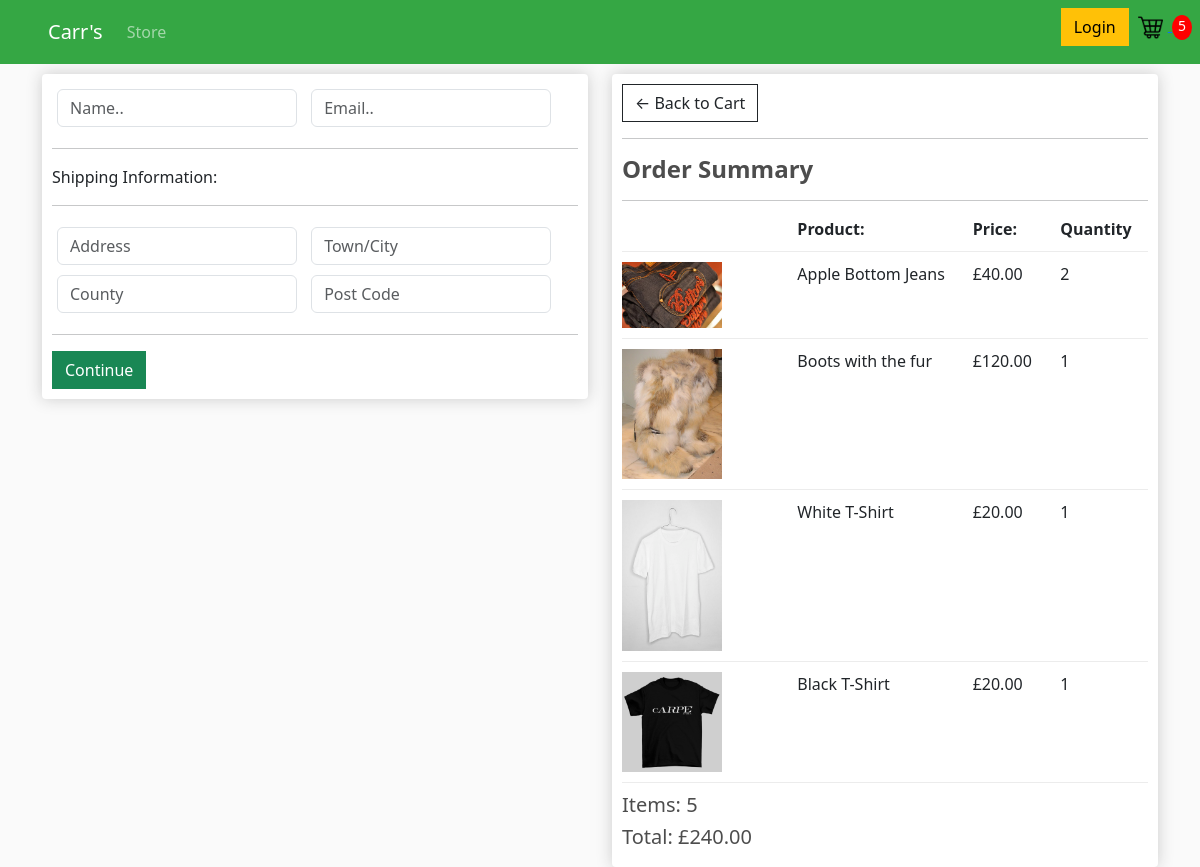
/checkout/ (signed in), run on an earlier commit of the app's database.
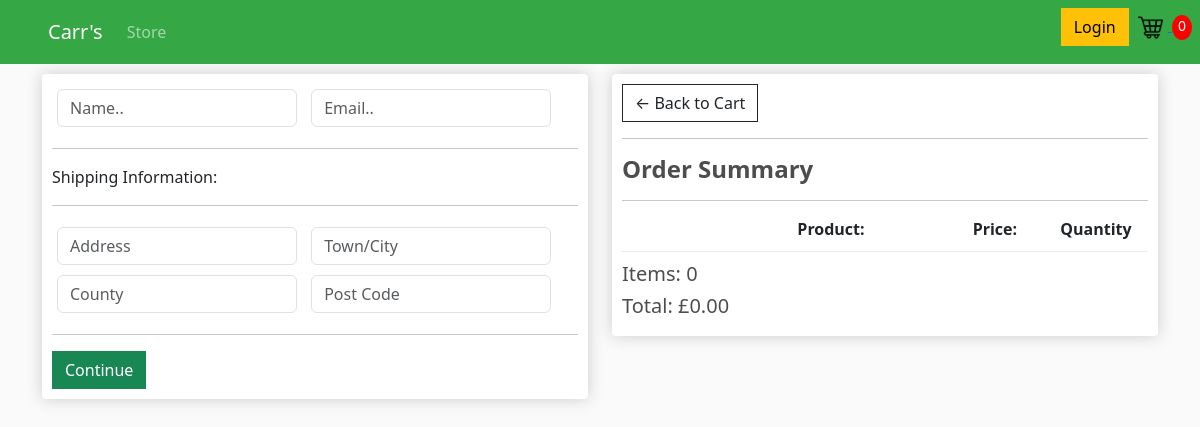
And on a later commit of the database.
### store/models.py (models this page shows, shortened)
class OrderItem(models.Model):
    product = models.ForeignKey(Product, on_delete=models.SET_NULL, blank=True, null=True)
    order = models.ForeignKey(Order, on_delete=models.SET_NULL, blank=True, null=True)
    quantity = models.IntegerField(default=0, null=True, blank=True)
    date_added = models.DateField(auto_now_add=True)
    @property
    def get_total(self):
        total = self.product.price * self.quantity
        return total

class Product(models.Model):
    name = models.CharField(max_length=100, null=True)
    price = models.FloatField()
    image = models.ImageField(null=True, blank=True)
    @property
    def imageURL(self):
        try:
            url=self.image.url
        except:
            url=''
        return url

class Order(models.Model):
    customer = models.ForeignKey(Customer, on_delete=models.SET_NULL, blank=True, null=True)
    order_date = models.DateTimeField(auto_now_add=True)
    completed = models.BooleanField(default=False, null=True, blank=False)
    transaction_id = models.CharField(max_length=100, null=True)
    @property
    def get_cart_total(self):
        orderitems = self.orderitem_set.all()
        total = sum([item.get_total for item in orderitems])
        return total
    @property
    def get_cart_items(self):
        orderitems = self.orderitem_set.all()
        total = sum([item.quantity for item in orderitems])
        return total

### store/views.py (the view)
# urls.py: path('checkout/', views.checkout, name ='checkout'),
def checkout(request):
    if request.user.is_authenticated:
        customer=request.user.customer
        order, created = Order.objects.get_or_create(customer=customer, completed=False)
        items = order.orderitem_set.all()
        cartItems = order.get_cart_items
    else:
        items = []
        order = {"get_cart_total": 0, "get_cart_items": 0}
        cartItems = order['get_cart_items']
    context = {'items':items, 'order':order, 'cartItems':cartItems}
    return render(request, 'store/checkout.html', context)

### store/templates/store/checkout.html (shortened to what this page needs)
{% extends 'store/main.html' %}
{% load static %}
{% block content %}
    <div class="row">
        <div class="col-lg-6">
            <div class="box-element" id="form-wrapper">
                <form id="form">
                    <div id="user-info">
                        <div class="form-field">
                            <input required class="form-control" type="text" name="name" placeholder="Name..">
                        </div>
                        <div class="form-field">
                            <input required class="form-control" type="email" name="email" placeholder="Email..">
                        </div>
                    </div>
                    <div id="shipping-info">
                        <hr>
                        <p>Shipping Information:</p>
                        <hr>
                        <div class="form-field">
                            <input class="form-control" type="text" name="address" placeholder="Address">
                        </div>
                        <div class="form-field">
                            <input class="form-control" type="text" name="city" placeholder="Town/City">
                        </div>
                        <div class="form-field">
                            <input class="form-control" type="text" name="county" placeholder="County">
                        </div>
                        <div class="form-field">
                            <input class="form-control" type="text" name="postcode" placeholder="Post Code">
                        </div>
                    </div>
                    <hr>
                    <input id="form-button" class="btn btn-success btn-block" type="submit" value="Continue">
                </form>
            </div>
            <br>
        </div>
        <div class="col-lg-6">
            <div class="box-element">
                <a  class="btn btn-outline-dark" href="{% url 'cart' %}">&#x2190; Back to Cart</a>
                <hr>
                <h4><strong>Order Summary</strong></h4>
                <hr>
                <div class="cart-row">
                    <div style="flex:2"></div>
                    <div style="flex:2"><strong>Product:</strong></div>
                    <div style="flex:1"><strong>Price:</strong></div>
                    <div style="flex:1"><strong>Quantity</strong></div>
                </div>
                {% for item in items %}
                <div class="cart-row">
                    <div style="flex:2"><img class="row-image" src="{{item.product.imageURL}}"></div>
                    <div style="flex:2"><p>{{item.product.name}}</p></div>
                    <div style="flex:1"><p>£{{item.product.price|floatformat:2}}</p></div>
                    <div style="flex:1"><p>{{item.quantity}}</p></div>
                </div>
                {% endfor %}
                <h5>Items:   {{order.get_cart_items}}</h5>
                <h5>Total:   £{{order.get_cart_total|floatformat:2}}</h5>
            </div>
        </div>
    </div>
{% endblock content %}

### store/templates/store/main.html (shortened to what this page needs)
<!DOCTYPE html>
{% load static %}
<html>
    <head>
        <link href="https://cdn.jsdelivr.net/npm/bootstrap@5.3.2/dist/css/bootstrap.min.css" rel="stylesheet">
        <link rel="stylesheet" type="text/css" href="{% static 'css/main.css' %}">
    </head>
    <body>
        <nav class="navbar navbar-expand-lg navbar-dark bg-dark">
            <a class="navbar-brand ms-5" href="{% url 'store' %}">Carr's</a>
            <div class="collapse navbar-collapse" id="navbarSupportedContent">
                <ul class="navbar-nav mr-auto">
                    <li class="nav-item active">
                        <a class="nav-link" href="{% url 'store' %}">Store</a>
                    </li>
                </ul>
                <div class="form-inline my-2 my-lg-0 mx-2 ms-auto">
                    <a href="#"class="btn btn-warning">Login</a>
                    <a href="{% url 'cart' %}">
                        <img  id="cart-icon" src="{% static 'images/trolley.png' %}">
                    </a>
                    <p class="ms-auto" id="cart-total">{{cartItems}}</p>
                </div>
            </div>
        </nav>
        <div class="container">
            {% block content %}
            {% endblock content %}
        </div>
    </body>
</html>

### static/css/main.css (style rules this page uses)
body { background-color: hsl(0, 0%, 98%); }
h1,h2,h3,h4,h5,h6 { color:hsl(0, 0%, 30%); }
.box-element { box-shadow:hsl(0, 0%, 80%) 0 0 16px; background-color: #fff; border-radius: 4px; padding: 10px; }
.bg-dark { background-color: #35a744!important; }
#cart-icon { width:25px; display: inline-block; margin: 5px; }
#cart-total { display: inline-block; text-align: center; color:#fff; background-color: red; width: 20px; height: 25px; border-radius: 50%; font-size: 14px; }
.col-lg-4, .col-lg-6, .col-lg-8, .col-lg-12 { margin-top: 10px; }
.btn { border-radius: 0; }
.form-field { width:250px; display: inline-block; padding: 5px; }
.cart-row { display: flex; align-items: stretch; padding-bottom: 10px; margin-bottom: 10px; border-bottom: 1px solid #ececec; }

What changed in the data, as far as the page shows it:
removed OrderItem: product.imageURL (picture), product.name "Apple Bottom Jeans", product.price "40.00", quantity "2"
removed OrderItem: product.imageURL (picture), product.name "Boots with the fur", product.price "120.00", quantity "1"
removed OrderItem: product.imageURL (picture), product.name "White T-Shirt", product.price "20.00", quantity "1"
removed OrderItem: product.imageURL (picture), product.name "Black T-Shirt", product.price "20.00", quantity "1"
computed for Order: get_cart_items "5" → "0"; get_cart_total "240.00" → "0.00"
Also different on the page:
{{ cartItems }}: "5" → "0"
